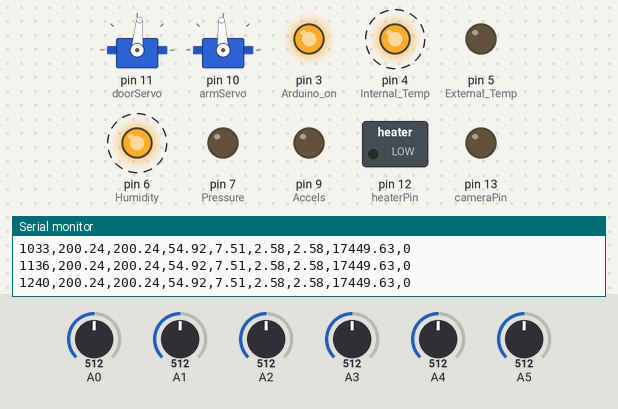
Simulated run of this sketch. Board: Arduino Uno, built with avr-gcc and run on an emulated ATmega328P. On the bench: 2 × servo, switched loads named in the sketch (green lamp = pin HIGH), output pins drawn as LEDs (lit = HIGH), the last lines printed to the serial monitor. Dashed ring = blinking. Inputs (shaded band) come from the test bench; at power-on: A0 = 512, A3 = 512, A1 = 512, A2 = 512, A4 = 512, A5 = 512.

Above: at 1.29 s.
1.3 s: A0 set to 125
4.3 s: A0 set to 101
At 4.6 s:
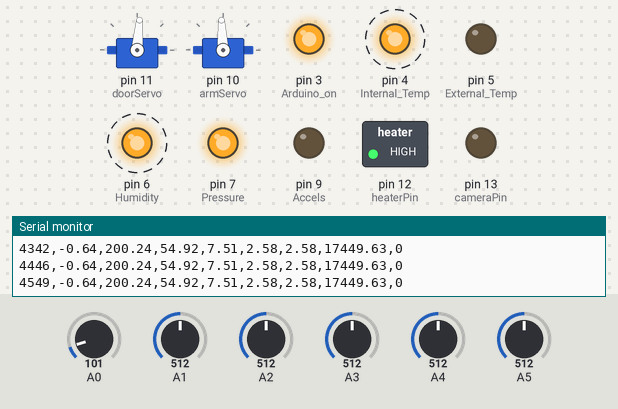
7.3 s: A3 set to 108
10.3 s: A3 set to 96
13.3 s: A3 set to 329
16.3 s: A3 set to 354
At 16.58 s:
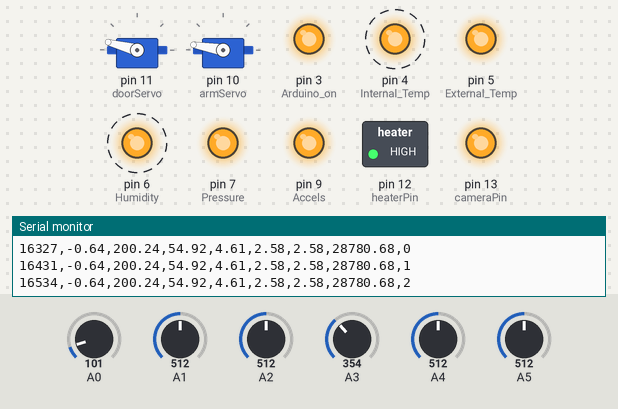
Timing chart, 0 to 20.3 s (numbered marks = the images above; inputs shaded):
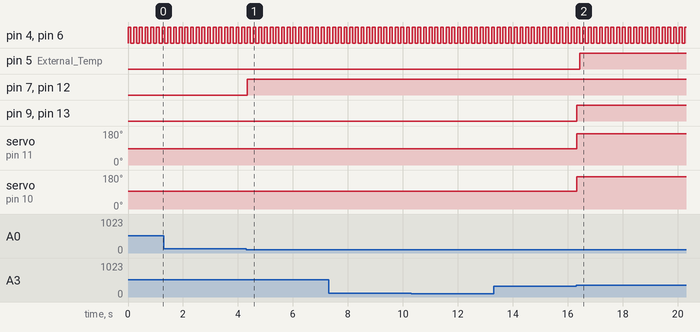

The sketch:

Balloon_Shield_flight_Code.ino
```cpp
/* Balloon Shield Rev. 1.0
   Test Code - Jesse Austin 11/20/14
   Updated 12/16/2014 - Chris Koehler for CCCE Workshop 2015
      -Modified from WRSG Arduino Workshop Code
   Updated 01/04/2017 for OpenLog
   Updated 12/20/2019 for yellow led

   Sensor Code for:
   - Temperature x2
   - Humidity
   - Pressure
   - Accelerometer
   - 6 LED Visual Display */

#include <Servo.h>

Servo doorServo;
Servo armServo;
int armPos = 0;

#define heaterPin 12
#define cameraPin 13

// Definitions
// Temperature Sensor #1
int temp1;
float temp1Volt;
float temp1C;
float temp1F;

// Temperature Sensor #2
int temp2;
float temp2Volt;
float temp2C;
float temp2F;

// Humidity Sensor
int humidity;
float humidityVolt;
float RH;

// Presure Sensor
int pressure;
float pressureVolt;
float psi;

// Accelerometer X
int accelX;
float accelXVolt;
float accelXG;

// Accelerometer Z
int accelZ;
float accelZVolt;
float accelZG;
float prevAccelZG = 0;
float prevPrevAccelZG = 0;

// data
int timeOfLastAccel = 0;
bool blueLedOn = false;

// Altitude (in feet)
float altitude = 0;
float maxAltitude = 0;
bool onAscent = true;

// Time keeper
// The time stamp used when recording data points
uint32_t timeStamp = 0;

void setup() {
  // put your setup code here, to run once:

  Serial.begin(9600);

  // setup the LED Visual Display
  pinMode(3, OUTPUT);   //Arduino on      (orange)
  pinMode(4, OUTPUT);   //Internal Temp   (blue)
  pinMode(5, OUTPUT);   //External Temp   (green)
  pinMode(6, OUTPUT);   //Humidity        (blue)
  pinMode(7, OUTPUT);   //Pressure        (red)
  pinMode(9, OUTPUT);   //Accels          (yellow)

  pinMode(heaterPin, OUTPUT);
  pinMode(cameraPin, OUTPUT);

  // turn on Arduino LED
  digitalWrite(3, HIGH);  // Leave on while power is on

  doorServo.attach(11);
  armServo.attach(10);

  // Print Column Headers
  // Serial.write("Time,Temp1C,Temp2C,RH,Pres,AccX,AccZ,alt\n"); // commented to leave out the header
}

void loop() {
  ////////////////////////////////////////////////////////////////////////////////////////////////////////////////////////
  // START SERIAL AND SENSOR STUFF

  // Turn script running leds OFF at begining of loop
  // digitalWrite(4, LOW); // blue whip led (data)
  // digitalWrite(5, LOW); // green shield led (arm pos > 0)
  // digitalWrite(6, LOW); // blue shield led (data)
  // digitalWrite(7, LOW); // red shield led (heater on)
  // digitalWrite(9, LOW); // yellow shield led (camera on)

  // delay(100); // I think this delay is so that leds blink in original code, but not using this

  // Log the time
  timeStamp = millis();
  // Serial.print(timeStamp);
  // digitalWrite(4, HIGH);

  temp1 = analogRead(A0);
  temp1Volt = temp1 * (5.0 / 1023);
  temp1C = (temp1Volt - 0.5) / (0.01);
  // temp1F = (temp1C*(9.0/5.0) + 32);
  // Serial.print(",");
  // Serial.print(temp1C, 2);

  temp2 = analogRead(A1);
  temp2Volt = temp2 * (5.0 / 1023);
  temp2C = (temp2Volt - 0.5) / (0.01);
  // temp2F = (temp2C*(9.0/5.0) + 32);
  // Serial.print(",");
  // Serial.print(temp2C, 2);
  // Serial.write("[" + String(temp2Volt) + "]");
  // digitalWrite(5, HIGH);

  humidity = analogRead(A2);
  humidityVolt = humidity * (5.0 / 1023);
  RH = (((humidityVolt / 5.0) - 0.16) / 0.0062);
  // Serial.print(",");
  // Serial.print(RH, 2);
  // Serial.write("[" + String(humidityVolt) + "]");
  // digitalWrite(6, HIGH);

  pressure = analogRead(A3);
  pressureVolt = pressure * (5.0 / 1023);
  psi = (pressureVolt - 0.5) * (15.0 / 4.0);
  // Serial.print(",");
  // Serial.print(psi, 2);
  // Serial.write("[" + String(pressureVolt) + "]");
  // digitalWrite(7, HIGH);

  accelX = analogRead(A4);
  accelXVolt = accelX * (5.0 / 1023);
  accelXG = (accelXVolt - (3.3 / 2)) / (0.330);
  // Serial.print(",");
  // Serial.print(accelXG, 3);
  // Serial.write("[" + String(accelXVolt) + "]");

  prevPrevAccelZG = prevAccelZG;
  prevAccelZG = accelZG;
  accelZ = analogRead(A5);
  accelZVolt = accelZ * (5.0 / 1023);
  accelZG = (accelZVolt - (3.3 / 2)) / (0.330);

  // Serial.print(",");
  // Serial.print(accelZG, 3);
  // Serial.write("[" + String(accelZVolt) + "]");
  // digitalWrite(9, HIGH);

  // CALCULATE APPROXIMATE ALTITUDE IN FEET (https://www.mide.com/air-pressure-at-altitude-calculator) (calculated in m, converted to feet)
  altitude = (0 + (15+273.15)/(-0.0065)*(pow((psi/14.7),(8.314472*0.0065/(9.80665*0.0289644)))-1))*3.28084;
            // also reference (https://www.weather.gov/media/epz/wxcalc/pressureAltitude.pdf)
  if (altitude >= maxAltitude) {
    maxAltitude = altitude;
    onAscent = true;
  } else if ((maxAltitude - altitude) < 500){
    onAscent = true;
  } else {
    onAscent = false;
  }

  if (!blueLedOn) {
    digitalWrite(4,HIGH);
    digitalWrite(6, HIGH);
    blueLedOn = true;
  } else {
    digitalWrite(4,LOW);
    digitalWrite(6,LOW);
    blueLedOn = false;
  }

  if (armPos > 0) {
    digitalWrite(5,HIGH); // green led
  } else {
    digitalWrite(5,LOW); // green led
  }

  Serial.print(String(timeStamp) + "," + String(temp1C) + "," + String(temp2C) + "," + String(RH) + "," +
               String(psi) + "," + String(accelXG) + "," + String(accelZG) + "," + String(altitude) + "," + String(armPos) + "\n");

  // END SERIAL AND SENSOR STUFF
  ////////////////////////////////////////////////////////////////////////////////////////////////////////////////////////


  // CONDITIONS FOR TURNING ON HEATING PAD ///////////////////////////////////////////////////////////////////////////////
  if (temp1C <= 5.0 || temp2C <= -40.0) {
    digitalWrite(heaterPin,HIGH);
    digitalWrite(7, HIGH); // red led
  } else {
    digitalWrite(heaterPin,LOW);
    digitalWrite(7, LOW); // red led
  } //////////////////////////////////////////////////////////////////////////////////////////////////////////////////////


  // CONDITIONS FOR OPENING DOOR, POWERING CAMERA, AND EXTENDING ARM /////////////////////////////////////////////////////
  if (fabs(accelXG) >= 3.0 || fabs(accelZG) >= 3.0 || fabs(prevPrevAccelZG-accelZG) >= 0.75 || fabs(prevAccelZG-accelZG) >= 0.75) {
    timeOfLastAccel = millis();
  }

  if (altitude <= 15000) {
    if (armPos > 0) { // retract the arm
      doorServo.write(165);
      digitalWrite(cameraPin,HIGH);
      digitalWrite(9,HIGH); // yellow led
      armServo.writeMicroseconds(700);
      armPos--;
    } else { // keep the arm stationary (retracted)
      doorServo.write(85);
      digitalWrite(cameraPin,LOW);
      digitalWrite(9,LOW); // yellow led
      armServo.writeMicroseconds(1500);
    }
  } // end condition altitude <= 15000 //////////////////////////////////////////

  else if ((altitude > 15000) && (altitude <= 30000)) {
    if ((millis() - timeOfLastAccel) >= 15000) {
      if (armPos < 750) {
        doorServo.write(165);
        digitalWrite(cameraPin,HIGH);
        digitalWrite(9,HIGH); // yellow led
        armServo.writeMicroseconds(2300);
        armPos++;
      } else {
        doorServo.write(165);
        digitalWrite(cameraPin,HIGH);
        digitalWrite(9,HIGH); // yellow led
        armServo.writeMicroseconds(1500);
      }
    } else {
      if (armPos > 0) {
        doorServo.write(165); // door open
        digitalWrite(cameraPin,HIGH);
        digitalWrite(9,HIGH); // yellow led
        armServo.writeMicroseconds(700); // retract arm
        armPos--;
      } else {
        doorServo.write(85); // door closed
        digitalWrite(cameraPin,LOW);
        digitalWrite(9,LOW); // yellow led
        armServo.writeMicroseconds(1500); // keep arm stationary (retracted)
      }
    }
  } // END ALTITUDE > 15000 AND <= 30000 //////////////////////////////////////////

  else if (onAscent == true && altitude > 30000 && altitude <= 80000) {
    if ((millis() - timeOfLastAccel) >= 15000) {
      if (armPos < 750) {
        doorServo.write(165);
        digitalWrite(cameraPin,HIGH);
        digitalWrite(9,HIGH); // yellow led
        armServo.writeMicroseconds(2300);
        armPos++;
      } else {
        doorServo.write(165);
        digitalWrite(cameraPin,HIGH);
        digitalWrite(9,HIGH); // yellow led
        armServo.writeMicroseconds(1500);
      }
    } else {
      if (armPos > 0) {
        doorServo.write(165); // door open
        digitalWrite(cameraPin,HIGH);
        digitalWrite(9,HIGH); // yellow led
        armServo.writeMicroseconds(700); // retract arm
        armPos--;
      } else {
        doorServo.write(85); // door closed
        digitalWrite(cameraPin,LOW);
        digitalWrite(9,LOW); // yellow led
        armServo.writeMicroseconds(1500); // keep arm stationary (retracted)
      }
    }
  } // END ALTITUDE > 30000 AND <= 80000 (ON ASCENT) //////////////////////////////////

  else if (onAscent == false && altitude > 30000 && altitude <= 80000) {
    if (armPos > 0) {
      doorServo.write(165); // door open
      digitalWrite(cameraPin,HIGH);
      digitalWrite(9,HIGH); // yellow led
      armServo.writeMicroseconds(700); // retract arm
      armPos--;
    } else {
      doorServo.write(85); // door closed
      digitalWrite(cameraPin,LOW);
      digitalWrite(9,LOW); // yellow led
      armServo.writeMicroseconds(1500); // keep arm stationary (retracted)
    }
  } // end altitude <= 80000 ////////////////////////////////////////////////////

  else { // altitude will be greater than 80000 feet
    if (armPos > 0) { // arm is extended, so retract the arm, keep door open
      doorServo.write(165); // open the door
      digitalWrite(cameraPin,HIGH);
      digitalWrite(9,HIGH); // yellow led
      armServo.writeMicroseconds(700);
      armPos--;
    } else { // arm is retracted, close the door, keep arm in place, turn off camera
      doorServo.write(85); // close the door
      digitalWrite(cameraPin,LOW);
      digitalWrite(9,LOW); // yellow led
      armServo.write(1500);
    }
  } // end altitude > 80000 feet /////////////////////////////////////////////////////////////////////////////////////////


  delay(100);
}
```

Measured:
- the behaviour switches between 113 and 112 on A0 (found by bisection; images 0 and 1)
- after the input at 4.3 s, pin 7 (Pressure), pin 12 (heaterPin): LOW → HIGH after 0.05 s
- after the input at 16.3 s, pin 5 (External_Temp): LOW → HIGH after 0.13 s; pin 9 (Accels), pin 13 (cameraPin): LOW → HIGH at once; servo on pin 11 (doorServo): 85° → 165° at once; servo on pin 10 (armServo): 93° → 170° at once
- by itself, pin 4 (Internal_Temp), pin 6 (Humidity): alternates HIGH for 0.10 s and LOW for 0.10 s
